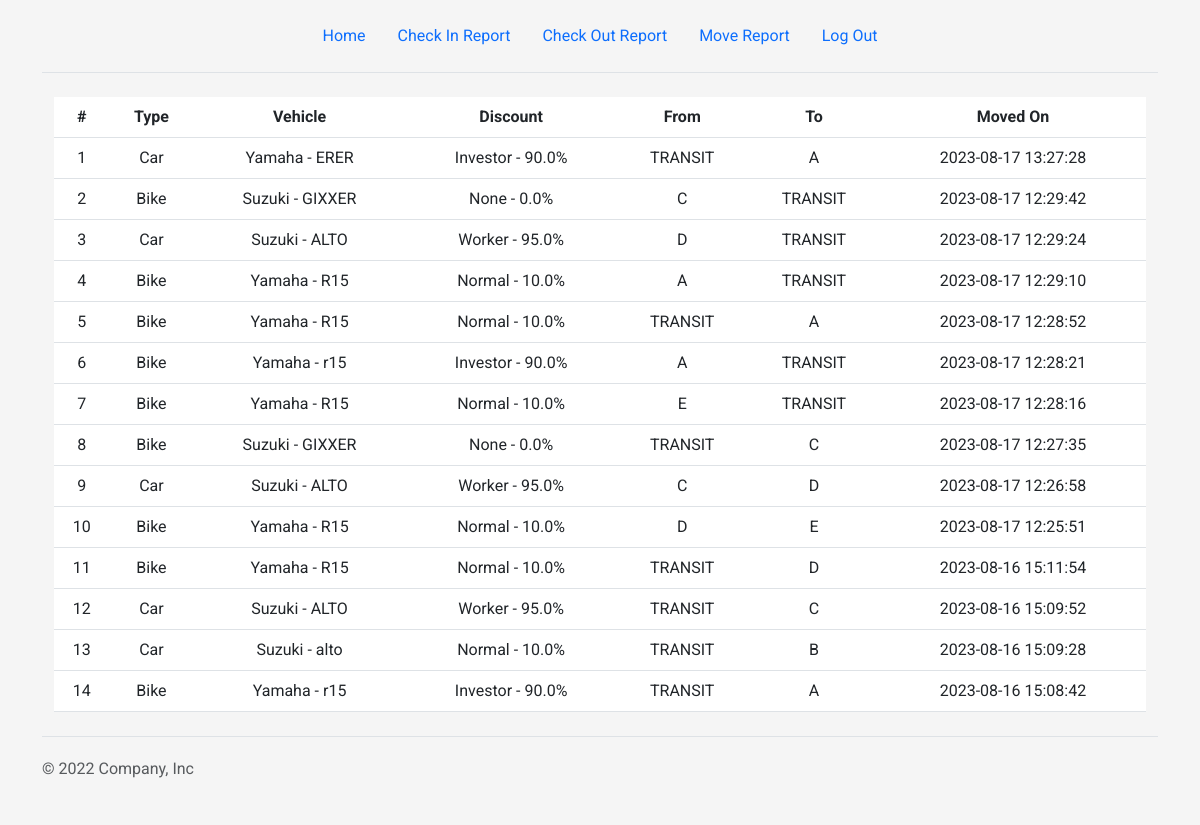
The page /moveReport (signed in) on the database as committed earlier.
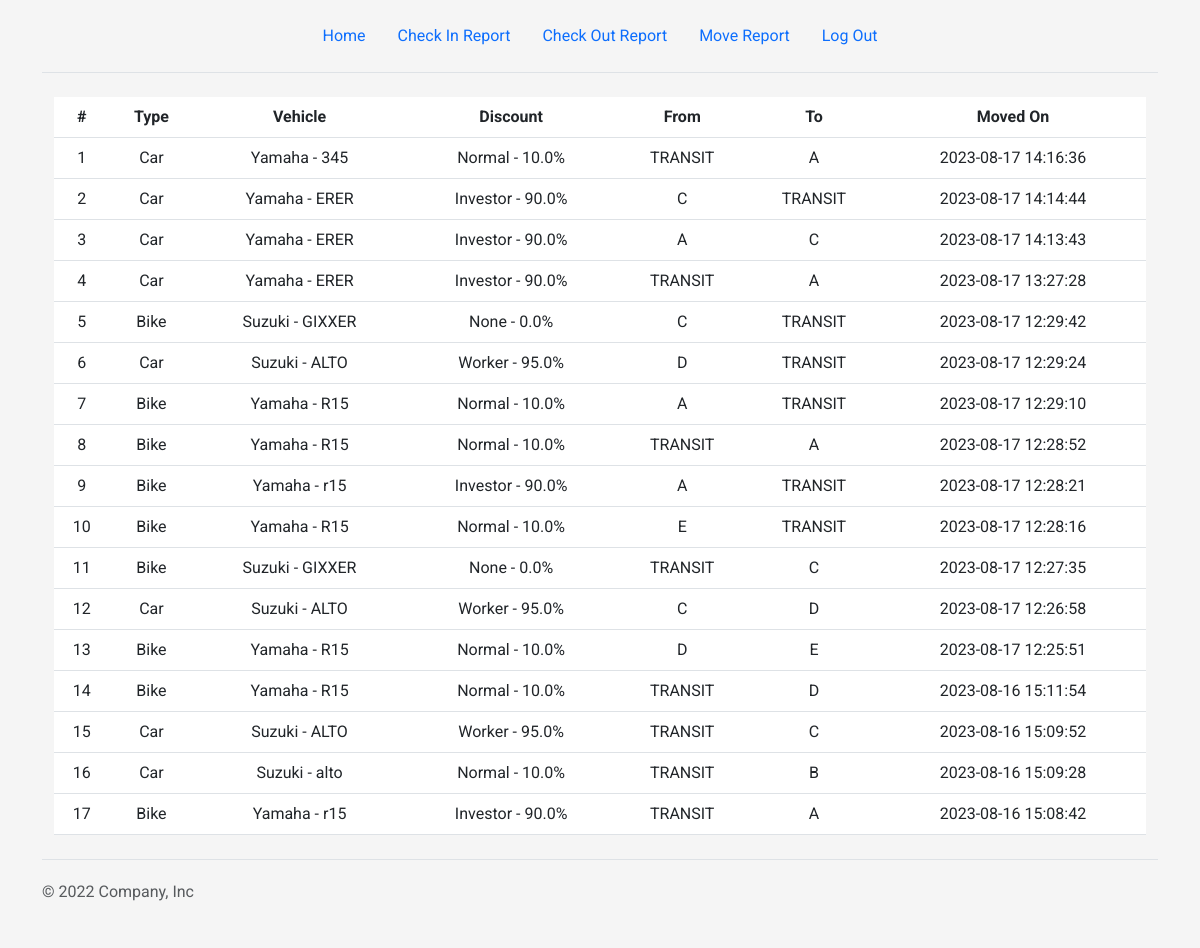
The same page on the database as committed later.
### app.py (models this page shows)
class Move(db.Model):
    id = db.Column(db.Integer, primary_key=True, autoincrement=True)
    checkInId = db.Column(db.Integer, db.ForeignKey('check_in.id'), nullable=False)
    fromLocationId = db.Column(db.Integer, db.ForeignKey('location.id'), nullable=False)
    toLocationId = db.Column(db.Integer, db.ForeignKey('location.id'), nullable=False)
    moveTime = db.Column(db.DateTime, server_default=db.func.current_timestamp())
    isUsed = db.Column(db.Integer, default=0)

class VehicleType(db.Model):
    id = db.Column(db.Integer, primary_key=True, autoincrement=True)
    type = db.Column(db.String, nullable=False)
    rate = db.Column(db.Integer, nullable= False)

class Brand(db.Model):
    id = db.Column(db.Integer, primary_key=True, autoincrement=True)
    name = db.Column(db.String, nullable=False)
    sorting = db.Column(db.Integer, default=0)

class CheckIn(db.Model):
    id = db.Column(db.Integer, primary_key=True, autoincrement=True)
    type = db.Column(db.Integer, db.ForeignKey('vehicle_type.id'), nullable=False)
    number = db.Column(db.String, nullable=False)
    creationTime = db.Column(db.DateTime, server_default=db.func.current_timestamp())
    discount = db.Column(db.Integer, db.ForeignKey('discount_card.id'), nullable=False)
    brand = db.Column(db.Integer, db.ForeignKey('brand.id'), nullable=False)

class DiscountCard(db.Model):
    id = db.Column(db.Integer, primary_key=True, autoincrement=True)
    customer = db.Column(db.String, nullable=False)
    percentage = db.Column(db.REAL, nullable=False)

class Location(db.Model):
    id = db.Column(db.Integer, primary_key=True, autoincrement=True)
    name = db.Column(db.String, nullable=False)
    isUsed = db.Column(db.Integer, default=0)
    isHidden = db.Column(db.Integer, default=0)

### app.py (the view)
@app.route("/moveReport")
@login_required
def moveReport():
    alias_location_from = aliased(Location, name="location_from")
    alias_location_to = aliased(Location, name="location_to")
    moveQuery = db.session.query(
        Move.moveTime,
        VehicleType.type,
        Brand.name.label('brand'),
        CheckIn.number,
        CheckIn.creationTime,
        DiscountCard.percentage,
        DiscountCard.customer,
        alias_location_from.name.label('fromLocationName'),
        alias_location_to.name.label('toLocationName')
    ).join(
        CheckIn,
        CheckIn.id == Move.checkInId,
        isouter= True
    ).join(
        VehicleType,
        VehicleType.id == CheckIn.type,
        isouter= True
    ).join(
        Brand,
        Brand.id == CheckIn.brand,
        isouter=True
    ).join(
        DiscountCard,
        DiscountCard.id == CheckIn.discount,
        isouter= True
    ).outerjoin(
        alias_location_from,
        alias_location_from.id == Move.fromLocationId
    ).outerjoin(
        alias_location_to,
        alias_location_to.id == Move.toLocationId
    ).order_by(Move.moveTime.desc()).all()
    for row in moveQuery:
        property_names = row._fields
        row_data = row._asdict()  # Convert Row to a dictionary
        print(property_names)  # Print the property names for this row
        print(row_data)  # Print the actual row data
    return render_template('moveReport.html', moveQuery = moveQuery)

### helpers.py (called while the page is built)
def login_required(f):
    @wraps(f)
    def decorated_function(*args, **kwargs):
        if session.get("user_id") is None:
            return redirect("/login")
        return f(*args, **kwargs)
    return decorated_function

### templates/moveReport.html (shortened to what this page needs)
{% extends "layout.html" %}
{% block main %}
<table class="table table-hover">
    <thead>
      <tr>
        <th scope="col">#</th>
        <th scope="col">Type</th>
        <th scope="col">Vehicle</th>
        <th scope="col">Discount</th>
        <th scope="col">From</th>
        <th scope="col">To</th>
        <th scope="col">Moved On</th>
      </tr>
    </thead>
    <tbody>
        {% for m in moveQuery %}
        <tr>
        <td>{{loop.index}}</td>
        <td>{{m.type}}</td>
        <td>{{m.brand}} - {{m.number}}</td>
        <td>{{m.customer}} - {{m.percentage | string}}%</td>
        <td>{{m.fromLocationName}}</td>
        <td>{{m.toLocationName}}</td>
        <td>{{m.moveTime}}</td>
        </tr>
        {% endfor %}
    </tbody>
  </table>
{% endblock %}

### templates/layout.html (shortened to what this page needs)
<!DOCTYPE html>
<html>
<head>
  <link rel="stylesheet" href="{{ url_for('static', filename='bootstrap-5.3.1-dist/css/bootstrap.min.css') }}">
  <link rel="stylesheet" href="{{ url_for('static', filename='css/style.css') }}">
  <link rel="stylesheet" href="https://cdnjs.cloudflare.com/ajax/libs/toastr.js/latest/toastr.min.css">
</head>
<body>
  <div class="container">
    <header class="d-flex flex-wrap justify-content-center py-3 mb-4 border-bottom">
      {% if session["user_id"]%}
      <ul class="nav nav-pills">
        <li class="nav-item"><a href="/" class="nav-link" aria-current="page">Home</a></li>
        <li class="nav-item"><a href="/checkInReport" class="nav-link">Check In Report</a></li>
        <li class="nav-item"><a href="/checkOutReport" class="nav-link">Check Out Report</a></li>
        <li class="nav-item"><a href="/moveReport" class="nav-link">Move Report</a></li>
        <li class="nav-item"><a class="nav-link" href="/logout">Log Out</a></li>
      </ul>
      {% else %}
      <ul class="nav nav-pills">
        <li class="nav-item"><a href="/register" class="nav-link " aria-current="page">Register</a></li>
        <li class="nav-item"><a href="/login" class="nav-link " aria-current="page">Log In </a></li>
      </ul>
      {% endif %}
    </header>
    <main class="container-fluid text-center">
      {% block main %}{% endblock %}
    </main>
  </div>
  <div class="container">
    <footer class="d-flex flex-wrap justify-content-between align-items-center py-3 my-4 border-top">
      <p class="col-md-3 mb-0 text-muted">© 2022 Company, Inc</p>
      <a href="/"
        class="col-md-3 d-flex align-items-center justify-content-center mb-3 mb-md-0 me-md-auto link-dark text-decoration-none">
        <svg class="bi me-2" width="40" height="32">
          <use xlink:href="#bootstrap"></use>
        </svg>
      </a>
    </footer>
  </div>
</body>
</html>

### static/css/style.css (style rules this page uses)
body { font-family: 'Roboto', sans-serif; background-color: #f5f5f5; }

Rows that differ between the two databases and show on the page:
added Move: type "Car", brand "Yamaha", number "345", customer "Normal", percentage "10.0", fromLocationName "TRANSIT", toLocationName "A", moveTime "2023-08-17 14:16:36"
added Move: type "Car", brand "Yamaha", number "ERER", customer "Investor", percentage "90.0", fromLocationName "C", toLocationName "TRANSIT", moveTime "2023-08-17 14:14:44"
added Move: type "Car", brand "Yamaha", number "ERER", customer "Investor", percentage "90.0", fromLocationName "A", toLocationName "C", moveTime "2023-08-17 14:13:43"
